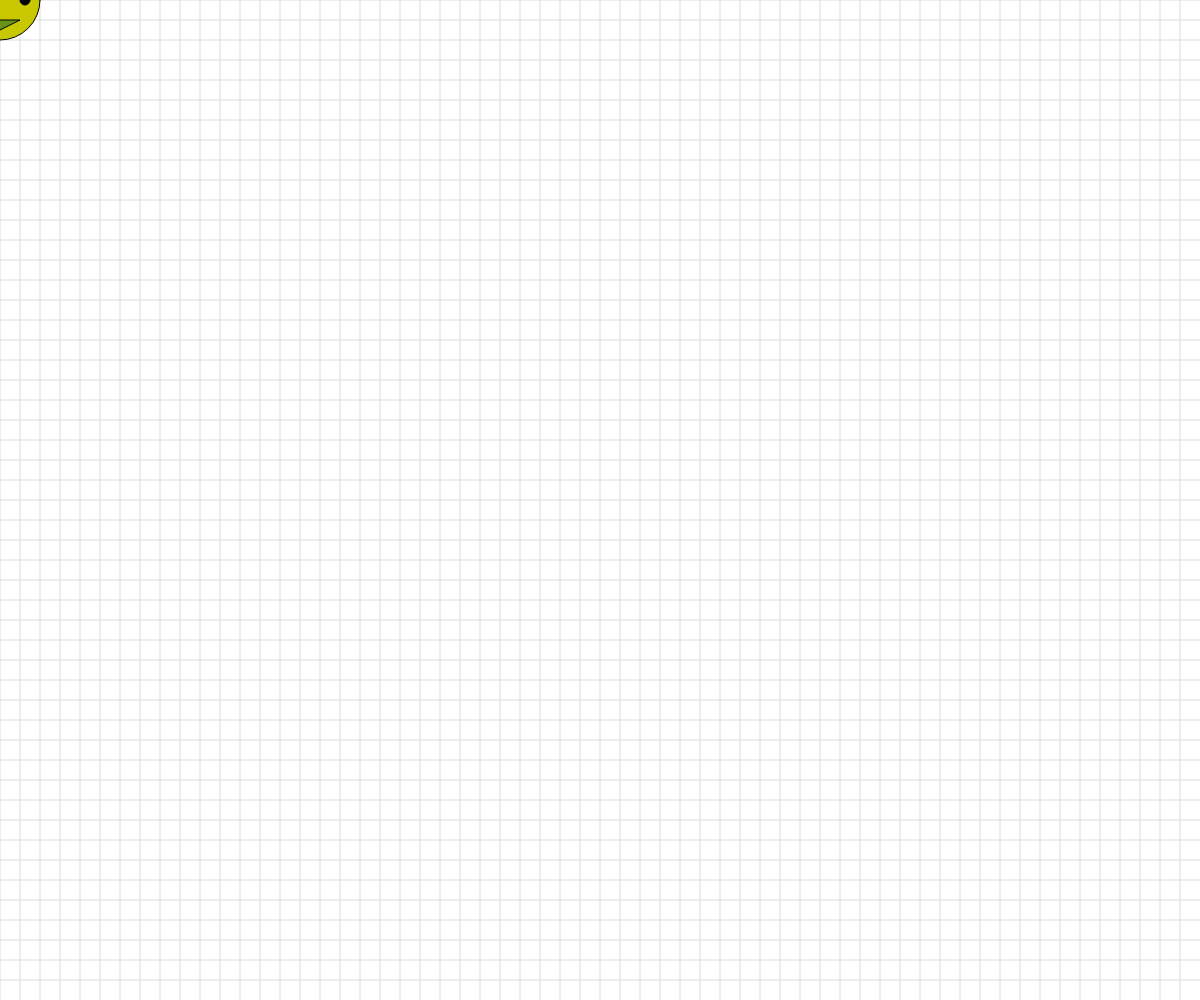
Frame 1 (no input)
Frame 60 (no input): identical to frame 1, image omitted
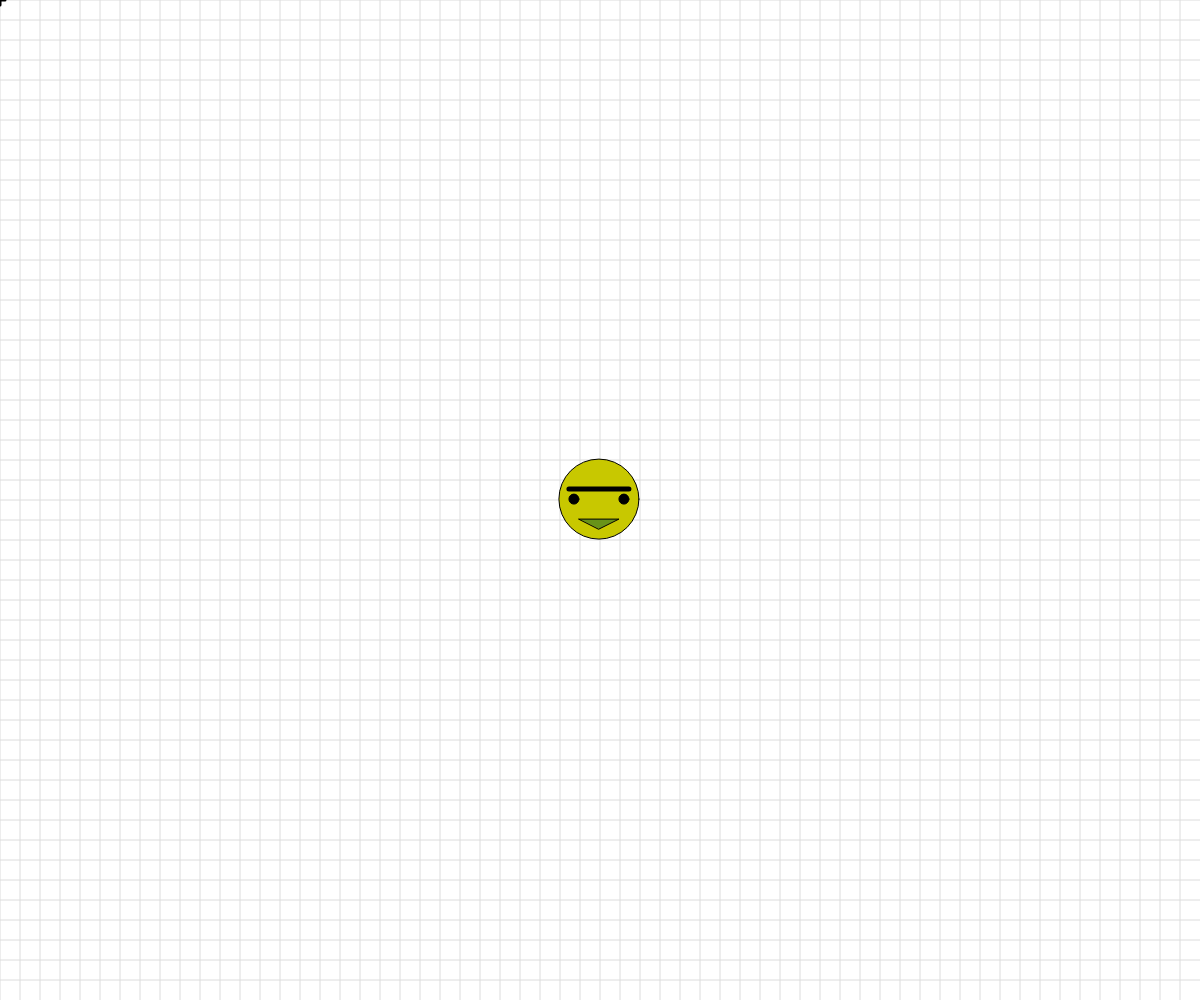
Frame 120 (the mouse pressed at the canvas centre since frame 60)

The p5.js sketch that drew these frames (run headless with seeded random() and noise() and a simulated clock; from frame 60 on, the mouse is pressed at the canvas centre):

// p5.js sketch
// ── sketch.js

// Basic Transformations Sandbox


let originalSpacing = 20;
let x = 0, y = 0, angle = 0, sFactor = 1;

function setup() {
  createCanvas(windowWidth, windowHeight);
}

function draw() {
  background(255);
  drawBasicGrid(220);
  


  //transformation one: TRANSLATION

  // push();   // make a second coordinate system
  // translate(200,60);
  // rectangleRed(0,0);
  // pop();

  // rectangleBlue(0,0);

  //add push()  pop()




  //transformation two: SCALE

  // rectangleRed(40,0);
  // let scaleAmount = map(mouseX, 0, width, 0.3,6);
  // translate(40*scaleAmount);
  // scale(scaleAmount);
  // drawBasicGrid(150);
  // rectangleBlue(0,0);



  //transformation three: ROTATION
  //reminder: rotations are measured in radians, not degrees! Functions can help with the conversion...
  // rectMode(CENTER);
  // translate(width/2, height/2);
  // rotate(radians(frameCount));

  // drawBasicGrid(150);
  // rectangleBlue(0,0);


  //Combinations of Transformations
  quickInput();
  //update our position

  x = lerp(x,mouseX,0.1);
  y = lerp(y, mouseY, 0.1) ;

  push();
  translate(x,y);
  scale(sFactor);
  rotate(radians(angle));
  face(0,0);
  pop();


}

function quickInput(){
  if(keyIsPressed){
    if(keyCode === LEFT_ARROW){
      angle -= 5;
    }
    else if(keyCode === RIGHT_ARROW){
      angle += 5;
    }
  }
  
  }
  
  function mouseWheel(event){
    print(event.delta);
    //negative → scrolling up (-100 normal speed)
    //positive → scrolling down (100)
    if(event.delta > 0){
      //scroll down
      sFactor = sFactor - 0.1;  //constrain before zero?
     
    }
    else if(event.delta < 0){
      sFactor += 0.1;
    }
    sFactor = constrain(sFactor,0.2,3);
  }

function face(x, y) {
  //draw a face at x,y
  push();
  translate(x, y);
  ellipseMode(CENTER);
  fill(200, 200, 0);
  stroke(0);
  ellipse(0, 0, 80, 80);
  fill(90, 140, 30, 220);
  triangle(-20, 20, 20, 20, 0, 30);
  fill(0);
  ellipse(-25, 0, 10, 10);
  ellipse(25, 0, 10, 10);
  strokeWeight(5);
  line(-30, -10, 30, -10);
  strokeWeight(1);
  pop();

}

function rectangleRed(x, y) {
  //draw a red rectangle at x,y (sized 50 pixels square) - to visualize what happens to the coordinate system
  //when different basic transformations are applied.
  noStroke();
  fill(255, 0, 0, 150);
  rect(x, y, 50, 50);

}

function rectangleBlue(x, y) {
  //draw a red rectangle at x,y (sized 50 pixels square) - to visualize what happens to the coordinate system
  //when different basic transformations are applied.
  noStroke();
  fill(0, 0, 255, 150);
  rect(x, y, 50, 50);

}

function drawBasicGrid(shade) {
  //draw the normal cartesian Coordinate Grid, in a light color. Spaced at 20 px by default
  stroke(shade);
  for (let x = 0; x < width; x += originalSpacing) {
    line(x, 0, x, height);
  }
  for (let y = 0; y < height; y += originalSpacing) {
    line(0, y, width, y);
  }

  //Draw "X" at the origin
  strokeWeight(3);
  stroke(0);
  line(-5, 0, 5, 0);
  line(0, 5, 0, -5);
  strokeWeight(1);
}
